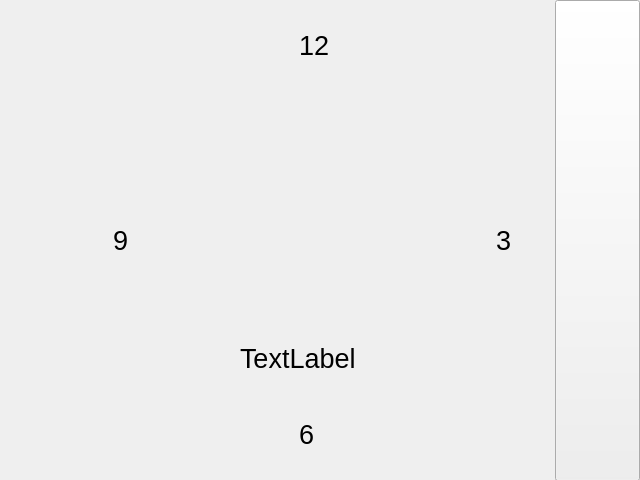
<?xml version="1.0" encoding="UTF-8"?>
<ui version="4.0">
 <class>AnalogClock</class>
 <widget class="QWidget" name="AnalogClock">
  <property name="geometry">
   <rect>
    <x>0</x>
    <y>0</y>
    <width>640</width>
    <height>480</height>
   </rect>
  </property>
  <property name="windowTitle">
   <string>Form</string>
  </property>
  <property name="styleSheet">
   <string notr="true"/>
  </property>
  <widget class="QPushButton" name="pb_rdigital">
   <property name="geometry">
    <rect>
     <x>0</x>
     <y>0</y>
     <width>85</width>
     <height>481</height>
    </rect>
   </property>
   <property name="styleSheet">
    <string notr="true">border-style: solid;</string>
   </property>
   <property name="text">
    <string/>
   </property>
  </widget>
  <widget class="QPushButton" name="pb_calaix">
   <property name="geometry">
    <rect>
     <x>555</x>
     <y>0</y>
     <width>85</width>
     <height>481</height>
    </rect>
   </property>
   <property name="styleSheet">
    <string notr="true"/>
   </property>
   <property name="text">
    <string/>
   </property>
  </widget>
  <widget class="QLabel" name="data">
   <property name="geometry">
    <rect>
     <x>240</x>
     <y>335</y>
     <width>161</width>
     <height>47</height>
    </rect>
   </property>
   <property name="font">
    <font>
     <pointsize>20</pointsize>
    </font>
   </property>
   <property name="styleSheet">
    <string notr="true">qproperty-alignment: 'AlignVCenter | AlignCenter';</string>
   </property>
   <property name="text">
    <string>TextLabel</string>
   </property>
  </widget>
  <widget class="QLabel" name="l6">
   <property name="geometry">
    <rect>
     <x>299</x>
     <y>419</y>
     <width>41</width>
     <height>31</height>
    </rect>
   </property>
   <property name="font">
    <font>
     <pointsize>20</pointsize>
    </font>
   </property>
   <property name="styleSheet">
    <string notr="true">qproperty-alignment: 'AlignVCenter | AlignCenter';</string>
   </property>
   <property name="text">
    <string>6</string>
   </property>
  </widget>
  <widget class="QLabel" name="l12">
   <property name="geometry">
    <rect>
     <x>299</x>
     <y>30</y>
     <width>41</width>
     <height>31</height>
    </rect>
   </property>
   <property name="font">
    <font>
     <pointsize>20</pointsize>
    </font>
   </property>
   <property name="styleSheet">
    <string notr="true">qproperty-alignment: 'AlignVCenter | AlignCenter';</string>
   </property>
   <property name="text">
    <string>12</string>
   </property>
  </widget>
  <widget class="QLabel" name="l3">
   <property name="geometry">
    <rect>
     <x>496</x>
     <y>225</y>
     <width>41</width>
     <height>31</height>
    </rect>
   </property>
   <property name="font">
    <font>
     <pointsize>20</pointsize>
    </font>
   </property>
   <property name="styleSheet">
    <string notr="true">qproperty-alignment: 'AlignVCenter | AlignCenter';</string>
   </property>
   <property name="text">
    <string>3</string>
   </property>
  </widget>
  <widget class="QLabel" name="l9">
   <property name="geometry">
    <rect>
     <x>113</x>
     <y>225</y>
     <width>41</width>
     <height>31</height>
    </rect>
   </property>
   <property name="font">
    <font>
     <pointsize>20</pointsize>
    </font>
   </property>
   <property name="styleSheet">
    <string notr="true">qproperty-alignment: 'AlignVCenter | AlignCenter';</string>
   </property>
   <property name="text">
    <string>9</string>
   </property>
  </widget>
 </widget>
 <resources/>
 <connections/>
</ui>
